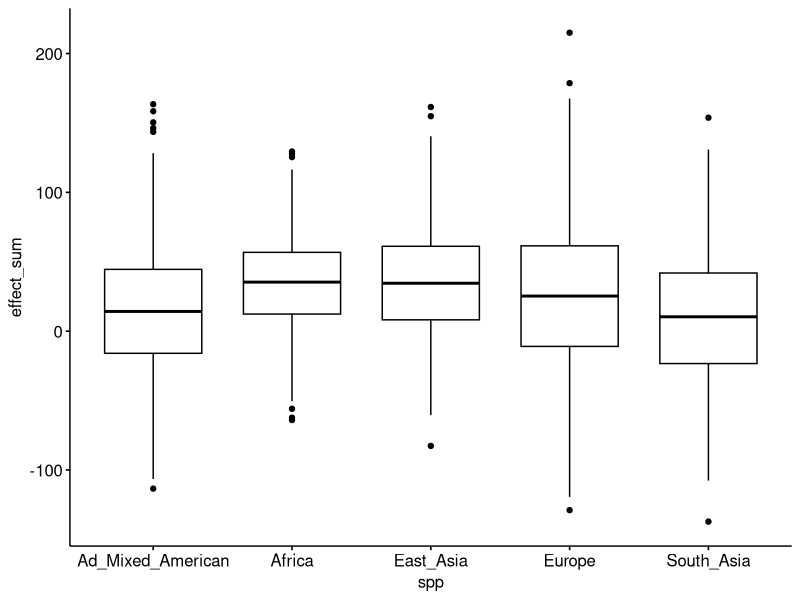
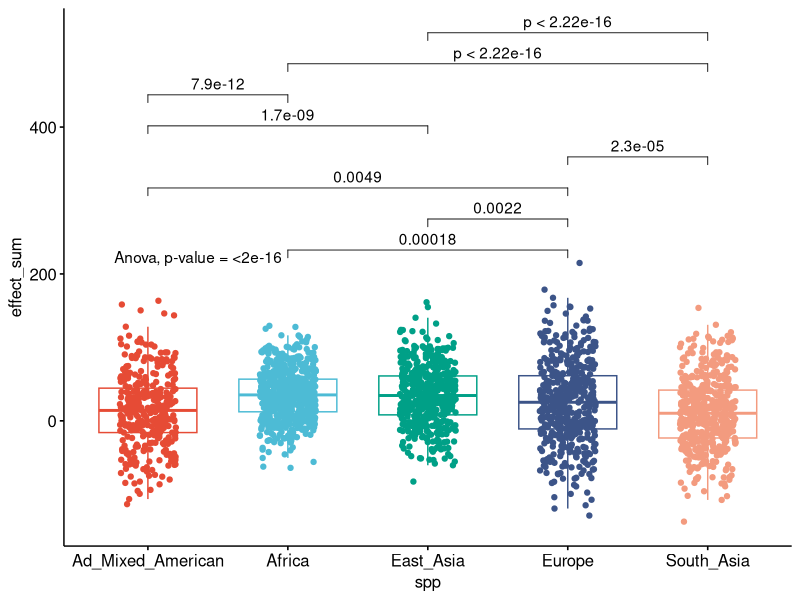

Source code (R) for these figures, in order: (Note: this script raises an error after producing the figures.)
#Ancestral bias in count polygenic score for 1000G people
#ALL snps used in P-link 
#1000GP 
#may 3, 2021
#Author kd

#plotting
library(dplyr)

library(ggplot2)

library(tidyverse)
library(ggpubr)
library(rstatix)





#2d plot for negative and positive 1000 Genome people
setwd("~/Jomon_intelligence")

GP_all<-read.csv("true_intelligence_1000G_J_12k.csv")
which(GP_all$subject=="Jomon")
jomon<-GP_all[1657,]

GP_all<-GP_all[-1657,]

spp <- rep(NA, length(GP_all$subject))

spp[grep("CHB", GP_all$subject)] <- "East_Asia"
spp[grep("JPT", GP_all$subject)] <- "East_Asia"
spp[grep("CHS", GP_all$subject)] <- "East_Asia"
spp[grep("CDX", GP_all$subject)] <- "East_Asia"
spp[grep("KHV", GP_all$subject)] <- "East_Asia"
spp[grep("CEU", GP_all$subject)] <- "Europe"
spp[grep("TSI", GP_all$subject)] <- "Europe"
spp[grep("FIN", GP_all$subject)] <- "Europe"
spp[grep("GBR", GP_all$subject)] <- "Europe"
spp[grep("IBS", GP_all$subject)] <- "Europe"
spp[grep("YRI", GP_all$subject)] <- "Africa"
spp[grep("LWK", GP_all$subject)] <- "Africa"
spp[grep("GWD", GP_all$subject)] <- "Africa"
spp[grep("MSL", GP_all$subject)] <- "Africa"
spp[grep("ESN", GP_all$subject)] <- "Africa"
spp[grep("ASW", GP_all$subject)] <- "Africa"
spp[grep("ACB", GP_all$subject)] <- "Africa"
spp[grep("MXL", GP_all$subject)] <- "Ad_Mixed_American"
spp[grep("PUR", GP_all$subject)] <- "Ad_Mixed_American"
spp[grep("CLM", GP_all$subject)] <- "Ad_Mixed_American"
spp[grep("PEL", GP_all$subject)] <- "Ad_Mixed_American"
spp[grep("GIH", GP_all$subject)] <- "South_Asia"
spp[grep("PJL", GP_all$subject)] <- "South_Asia"
spp[grep("BEB", GP_all$subject)] <- "South_Asia"
spp[grep("STU", GP_all$subject)] <- "South_Asia"
spp[grep("ITU", GP_all$subject)] <- "South_Asia"

GP_all_2 <- as_tibble(data.frame(GP_all, spp))
GP_all_2$spp <- factor(GP_all_2$spp)


levels(GP_all_2$spp)



effect1<- GP_all_2 %>% group_by(spp) %>% get_summary_stats(effect_sum,type = "mean_sd")
positive1<-GP_all_2 %>% group_by(spp) %>% get_summary_stats(positive_effect,type = "mean_sd")
negative1<-GP_all_2 %>% group_by(spp) %>% get_summary_stats(negative_effect,type = "mean_sd")

GP_all_3<-GP_all_2 %>%group_by(spp) %>% select(spp,effect_sum)

#no jomon just 1000 Genome people preview

ggboxplot(GP_all_2, x = "spp", y = "effect_sum")


dat<-GP_all_2
# ANOVA analysis
x <- which(names(dat) == "spp") # name of grouping variable
y <- which(
  names(dat) == "effect_sum" # names of variables to test
)
method1 <- "anova" # one of "anova" or "kruskal.test"
method2 <- "t.test" # one of "wilcox.test" or "t.test"
my_comparisons <- list(c("Europe", "Africa"),
                       c("Europe", "East_Asia"),
                       c("Europe", "Ad_Mixed_American"),
                       c("Europe", "South_Asia"),
                       c("East_Asia", "Ad_Mixed_American"),
                       c("Africa", "Ad_Mixed_American"),
                       c("South_Asia", "Africa"),
                       c("South_Asia", "East_Asia")
) 
# comparisons for post-hoc tests
# Edit until here
# Edit at your own risk
#library(ggpubr)
for (i in y) {
  for (j in x) {
    p <- ggboxplot(dat,
                   x = colnames(dat[j]), y = colnames(dat[i]),
                   color = colnames(dat[j]),
                   legend = "none",
                   palette = "npg",
                   add = "jitter"
    )
    print(
      p + stat_compare_means(aes(label = paste0(..method.., ", p-value = ", ..p.format..)),
                             method = method1, label.y = max(dat[, i], na.rm = TRUE)
      )
      + stat_compare_means(comparisons = my_comparisons, method = method2, label = "p.format") # remove if p-value of ANOVA or Kruskal-Wallis test >= alpha
    )
  }
}



# Compute the analysis of variance
res.aov <- aov(effect_sum ~ spp, data = GP_all_2)
# Summary of the analysis
summary(res.aov)

#post-hoc testing in detail

lal<-TukeyHSD(res.aov,)
bogo<-as.data.frame(lal$spp)
write.csv(bogo,"tukey_12k_1000gp.csv",row.names = TRUE)

pairwise.t.test(GP, ses, p.adj = "bonf")


